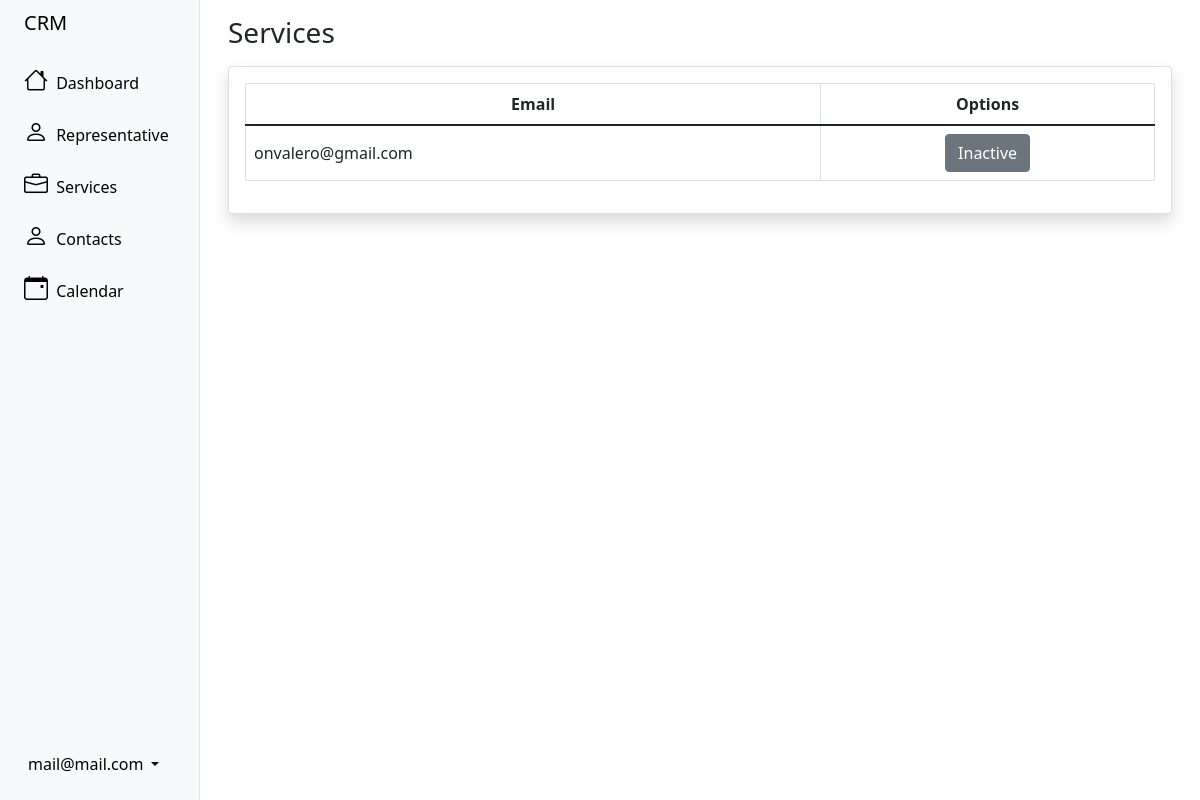
The page /user/representativeStatus/ (signed in) on the database as committed earlier.
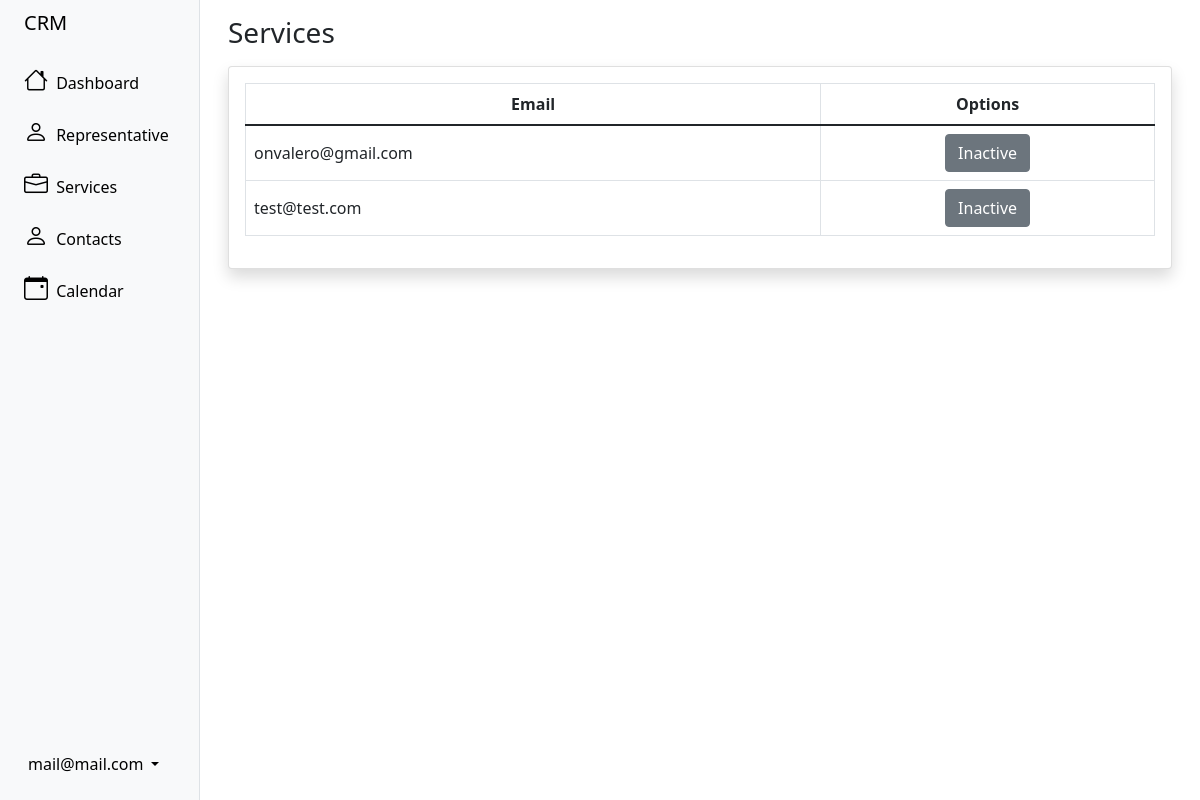
The same page on the database as committed later.
### user/models.py (models this page shows, shortened)
class crmUser(AbstractBaseUser):
	status = models.BooleanField('Status', default=True)
	admin_user = models.BooleanField('Admin', default=False)
	name = models.CharField('Name', max_length=100)
	last_name = models.CharField('Last name', max_length=100)
	user_email = models.EmailField('User email', unique=True, max_length=255)
	personal_email = models.EmailField('Personal email', unique=True, max_length=255, blank=True, null=True)
	dni = models.IntegerField('DNI', unique=True, blank=True, null=True)
	address = models.TextField('Address', blank=True, null=True)
	phone_number = models.IntegerField('Phone number', blank=True, null=True)
	country = CountryField('Country', blank=True, null=True)
	objects = crmUserManager()
	USERNAME_FIELD = 'user_email'
	REQUIRED_FIELDS = ['name', 'last_name']
	@property
	def is_staff(self):
		return self.admin_user

### user/views.py (the view)
# urls.py: path('representativeStatus/', representativeStatus, name='representativeStatus'),
@login_required
def representativeStatus(request):
	if request.user.is_staff:
		context = crmUser.objects.filter(admin_user=False)
		return render(request, 'representatives/representatives_status.html', {'context': context})
	else:
		messages.error(request, 'You do not have permission to enter')
		return redirect('dashboard')

### templates/representatives/representatives_status.html (shortened to what this page needs)
{% extends 'sidebar.html' %}
{% block content %}
<div class="container-fluid px-3 mt-3">
    <h1 class="h3 mb-3 text-gray-800">Services</h1>
    <div class="card shadow mb-4">
        <div class="card-body">
            <div class="table-responsive">
                <table class="table table-bordered" id="dataTable" width="100%" cellspacing="0">
                    <thead>
                        <tr>
                            <th>
                                <div class="d-flex justify-content-center align-items-center">
                                    Email
                                </div>
                            </th>
                            <th>
                                <div class="d-flex justify-content-center align-items-center">
                                    Options
                                </div>
                            </th>
                        </tr>
                    </thead>
                    <tbody>
                        {% if context %}
                        {% for row in context %}
                        <tr>
                            <td class="align-middle">{{row.user_email}}</td>
                            <td>
                                <div class="d-flex justify-content-center align-middle">
                                    <a href="{% url 'changeRepresentativeStatus' row.id %}" class="btn {% if row.status %} btn-secondary {% else %} btn-primary {% endif %}">
                                        {% if row.status %}
                                            Inactive
                                        {% else %}
                                            Active
                                        {% endif %}
                                    </a>
                                </div>
                            </td>
                        </tr>
                        {% endfor %}
                        {% endif %}
                    </tbody>
                </table>
            </div>
        </div>
    </div>
</div>
{% endblock content %}

Rows that differ between the two databases and show on the page:
added crmUser: user_email "test@test.com", status "Inactive"
